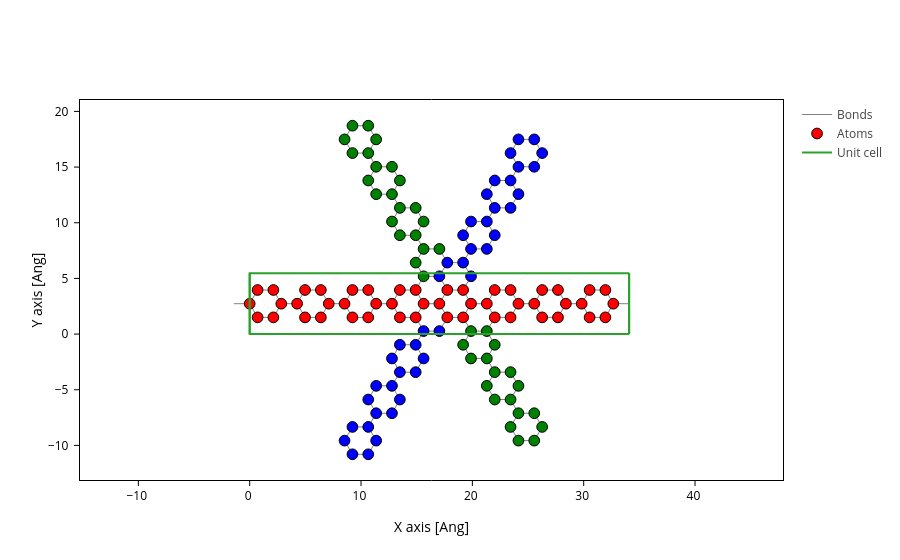

Here is the notebook cell this chart was saved with:
### Markdown cell above
# Automation using `kind = 'armchair'`

### Code cell
BOND = 1.42  # C-C bond length in Angstrom
KIND = 'armchair'  # 'armchair' or 'zigzag'
VACUUM = 3.0  # Vacuum layer in Angstrom
WIDTH = 3  # Width of the nanoribbon in number of dimer lines
LENGTH = 6  # Length of the nanoribbon in number of unit cells
# ---------------------------
# Geometry helper functions
# ---------------------------

def get_coordinates(structure):
    """Return atomic coordinates as numpy array."""
    if isinstance(structure, sisl.Geometry):
        return structure.xyz
    elif isinstance(structure, np.ndarray):
        return structure
    else:
        raise TypeError("Input must be a sisl.Geometry or numpy.ndarray.")
    
def find_nearest_atoms(structure, center, n=6):
    """Return indices of n atoms closest to a given center."""
    coords = get_coordinates(structure)
    distances = np.linalg.norm(coords - center, axis=1)
    return np.argsort(distances)[:n]


def guess_hexagon_center(structure):
    """
    Try to locate the center of a hexagon near the geometric center.
    If not found, iteratively shift the center guess.
    """
    coords = get_coordinates(structure)
    center = coords.mean(axis=0) 
    NN_2_DIST = 2 * BOND * np.cos(np.deg2rad(30))  # distance between two second-nearest neighbors in graphene
    RTOL = 0.05  # relative tolerance for checking if center lies on bonds
    
    atom_idx = find_nearest_atoms(structure, center, n=6)
    hex_coords = coords[atom_idx]
    center = hex_coords.mean(axis=0)
    atom1, atom2 = hex_coords[[0, 1]]
    if np.isclose(atom1[1], atom2[1], rtol=RTOL) and np.isclose(atom1[1], center[1], rtol=RTOL):
        print("Warning: The geometric center lies on bonds. Trying to shift the center by half atomic distance to 2. NN.")
        print(f"{'Atom 1':>20}:", atom1)
        print(f"{'Atom 2':>20}:", atom2)
        center += np.array([0, NN_2_DIST/2, 0])  # shift the center by half the distance to the 2nd NN
        print(f"{'New Center':>20}:", center)

    return atom_idx, center


def count_removals(func):
    """Decorator to count number of atoms before and after removing overlaps."""
    def wrapper(*args, **kwargs):
        initial_count = len(args[0])
        result = func(*args, **kwargs)
        final_count = len(result)
        print(f"       Initial number of atoms: {initial_count}")
        print(f" Atoms after removing overlaps: {final_count}")
        return result
    return wrapper

# ---------------------------
# Structure generation
# ---------------------------
def find_overlap(structure, tol=0.1):
    """Find overlapping atoms in a structure."""
    coords = get_coordinates(structure)
    tree = cKDTree(coords)
    pairs = tree.query_pairs(r=tol)  # find pairs of atoms closer than `tol`
    # print(f"Found {len(pairs)} overlapping pairs of atoms.")
    return pairs

@count_removals
def delete_overlaps(structure, pairs=None):
    """Delete overlapping atoms from a structure."""
    if pairs is None:
        overlaps = find_overlap(structure)
    else:
        overlaps = pairs
    to_delete = set()
    for i, j in overlaps:
        to_delete.add(j)  # arbitrarily delete the second atom in each pair
    mask = np.array([i not in to_delete for i in range(len(structure))])
    return structure.sub(mask)


def generate_structure(width=3, length=5, bond=1.42, kind='armchair', vacuum=3.0):
    """Generate 3 rotated nanoribbons stacked around a central hexagon."""
    base = sisl.geom.graphene_nanoribbon(width=width, bond=bond, kind=kind, vacuum=vacuum)
    base = base.repeat(length, axis=0)
    
    # find central hexagon
    _, rotation_origin = guess_hexagon_center(base)
    
    # rotate and add ribbons
    
    structure = base.copy()
    for i in range(1, 3):
        angle = i * 60
        rotated = base.rotate(angle=angle, v=[0, 0, 1], origin=rotation_origin)
        structure += rotated
        
    overlaps = find_overlap(structure)
    indexes = {}
    for i in range(3):
        indexes[i] = list(range(i * len(base), (i + 1) * len(base)))
    if overlaps:
        print(f"Found {len(overlaps)} overlapping pairs of atoms before removing overlaps.")
        # indexes["1"]
        for i, j in overlaps:
            for key in indexes:
                if j in indexes[key]:
                    indexes[key].remove(j)
                    # print(f"Removed atom {j} from index {key}")
        arm1 = len(indexes[0])
        arm2 = len(indexes[1])
        arm3 = len(indexes[2])
        indexes[1] = list(range(arm1, arm1 + arm2))
        indexes[2] = list(range(arm1 + arm2, arm1 + arm2 + arm3))
    return delete_overlaps(structure), indexes





# ---------------------------
# Plotting utilities
# ---------------------------

def plot_with_center(structure, **KWARGS):
    """Plot structure and highlight central hexagon + geometric center."""
    
    KWARGS.setdefault("axes", "xy")
    KWARGS.setdefault("bind_bonds_to_ats", True)
    atom_idx, hex_center = guess_hexagon_center(structure)
    # print(f"Hexagon atom indices: {atom_idx}")
    geom_center = structure.center()

    fig = structure.plot(**KWARGS)

    # highlight hexagon atoms
    fig.update_inputs(atoms_style={"color": "red", "atoms": atom_idx.tolist()})

    # add markers
    fig.add_trace(go.Scatter(
        x=[geom_center[0]], y=[geom_center[1]],
        mode="markers", marker=dict(size=10, color="red", symbol="x"),
        name="Geometric Center"
    ))
    
    fig.add_trace(go.Scatter(
        x=[hex_center[0]], y=[hex_center[1]],
        mode="markers", marker=dict(size=10, color="blue", symbol="circle"),
        name="Rotation Center"
    ))

    return fig

WIDTH = 3
LENGTH = 8
before = 270
after  = 232
graphene, atom_index = generate_structure(width=WIDTH, length=LENGTH)

fig = plot_with_center(graphene)

fig.update_inputs(atoms_style=[
    {"color": "red", "atoms": atom_index[0]},
    {"color": "blue", "atoms": atom_index[1]},
    {"color": "green", "atoms": atom_index[2]}
    ])
fig.show()

### Figure 1 — Plotly figure (JSON) as saved in the notebook; plotly's stock layout.template omitted (floating-point values rounded to 4 significant figures; data arrays with more than 128 entries replaced by an {"elided": "..."} marker saying what was removed)
{"data": [{"line": {"color": "gray", "width": 1}, "meta": {}, "mode": "lines", "name": "Bonds", "opacity": 1, "type": "scatter", "x": {"elided": "3276 float values"}, "y": {"elided": "3276 float values"}}, {"marker": {"color": {"elided": "130 str values"}, "line": {"color": "black", "width": 1}, "opacity": 1, "size": 10.72}, "meta": {}, "mode": "markers", "name": "Atoms", "opacity": 1, "type": "scatter", "x": {"elided": "130 float values"}, "y": {"elided": "130 float values"}}, {"meta": {}, "mode": "lines", "name": "Unit cell", "type": "scatter", "x": [0.0, 0.0, 34.08, 34.08, 0.0, 0.0, NaN, 0.0, 0.0, 0.0, 34.08, 34.08, 0.0, NaN, 34.08, 34.08, NaN, 34.08, 34.08], "y": [0.0, 5.46, 5.46, 5.46, 5.46, 5.46, NaN, 5.46, 0.0, 0.0, 0.0, 0.0, 0.0, NaN, 5.46, 0.0, NaN, 5.46, 0.0]}], "layout": {"scene": {"aspectmode": "data", "xaxis": {"title": {"text": "X axis [Ang]"}}, "yaxis": {"title": {"text": "Y axis [Ang]"}}}, "xaxis": {"scaleanchor": "y", "scaleratio": 1, "title": {"text": "X axis [Ang]"}}, "yaxis": {"title": {"text": "Y axis [Ang]"}}}}
